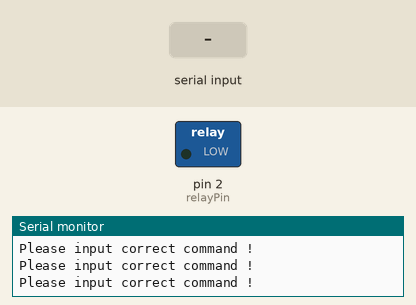
This sketch was run on a simulated Arduino Uno, built with avr-gcc and run on an emulated ATmega328P. Parts: switched loads named in the sketch (green lamp = pin HIGH), the last lines printed to the serial monitor. The test bench sets the inputs (shaded band).

Above: at 1.2 s.
1.3 s: "on" received over Serial
At 2.6 s:
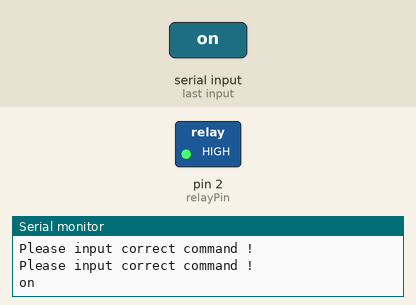
2.9 s: "off" received over Serial
At 3.2 s:
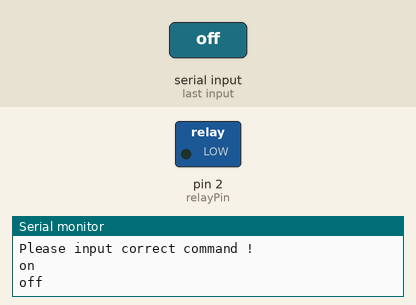
Timing chart, 0 to 5.9 s (numbered marks = the images above; inputs shaded):
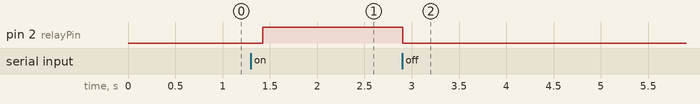

Measured:
- after the input at 1.3 s, pin 2 (relayPin): LOW → HIGH after 0.12 s
- after the input at 2.9 s, pin 2 (relayPin): HIGH → LOW at once

The sketch:

1channel_relay.ino
```cpp
const int relayPin = 2; //the base of the transistor attach to
String comdata = "";
int lastLength = 0;

void setup()
{
  pinMode(relayPin, OUTPUT);  //initialize the LED as output
  Serial.begin(9600);  // start serial port at 9600 bps:
  while (! Serial);
  Serial.println("Please input your command to control this Lamp:");  //print message on serial monitor
}

void loop()
{
 //read string from serial monitor
  if(Serial.available()>0)    // check if data has been sent from the computer
  {
    comdata = "";
    while (Serial.available() > 0)
    {
      comdata += char(Serial.read());
      delay(2);
    }
    Serial.println(comdata);
  }
    if(comdata == "on")
    {
      digitalWrite(relayPin, HIGH);//turn the lamp on
    }
    else if(comdata == "off")
    {
      digitalWrite(relayPin, LOW);//turn the lamp off
    }
    else
    {
      Serial.println("Please input correct command !");
      delay (200);
    }
}
```
